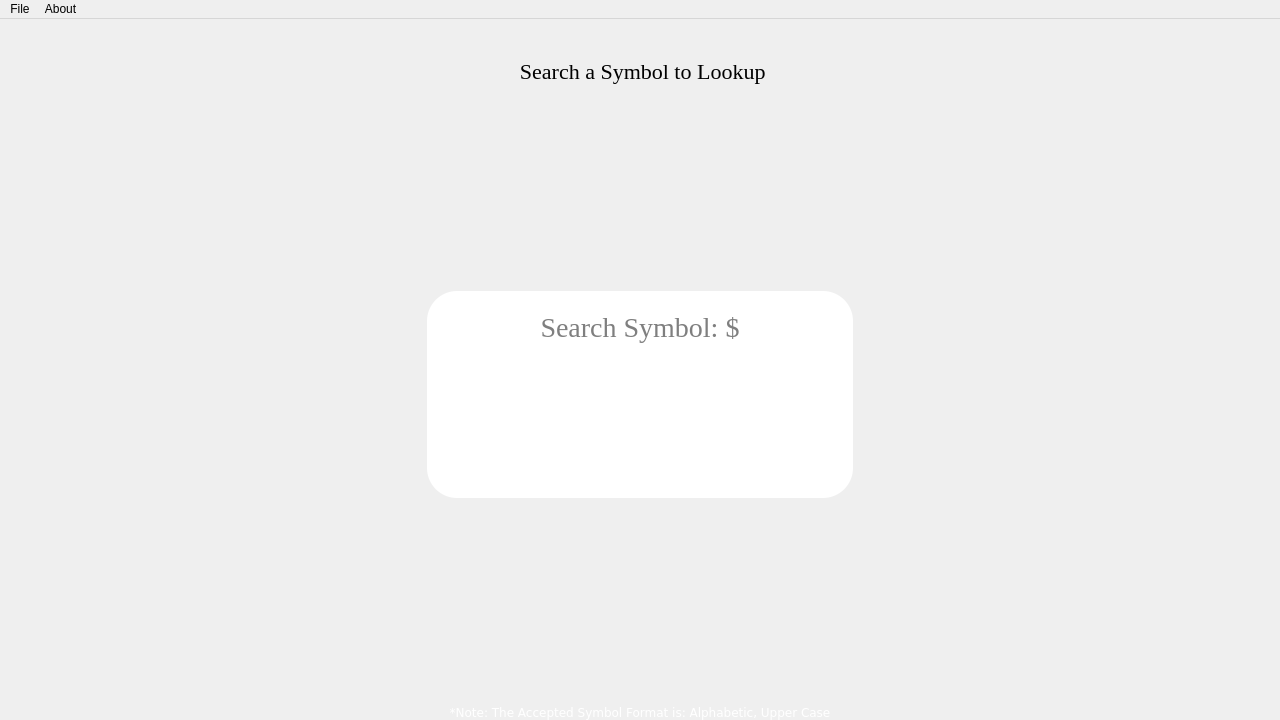
<?xml version="1.0" encoding="UTF-8"?>
<ui version="4.0">
 <class>MainWindow</class>
 <widget class="QMainWindow" name="MainWindow">
  <property name="geometry">
   <rect>
    <x>0</x>
    <y>0</y>
    <width>1280</width>
    <height>720</height>
   </rect>
  </property>
  <property name="sizePolicy">
   <sizepolicy hsizetype="Preferred" vsizetype="Preferred">
    <horstretch>0</horstretch>
    <verstretch>0</verstretch>
   </sizepolicy>
  </property>
  <property name="minimumSize">
   <size>
    <width>720</width>
    <height>480</height>
   </size>
  </property>
  <property name="windowTitle">
   <string>Qt Market Viewer</string>
  </property>
  <property name="styleSheet">
   <string notr="true">#searchSymbolPage
{
	border-image: url(:/files/img/mainWindowBackground.png) 0 0 0 0 stretch stretch;
}


/*
	sharesAndCurrentPriceHorizontalLayout
*/

#staticUnrealizedTotalLabel, #dynamicUnrealizedTotalLabel, #staticSharesOwnedLabel, #dynamicSharesOwnedLabel, #staticAccountBalanceLabel, #staticAvailableFundsLabel, #dynamicAccountBalanceLabel, #dynamicAvailableFundsLabel
{
	border: 1px solid gray;
	font-size:20px;
	font-family: Calibri;
	font-style: normal;
	font-weight: 400;
}

#staticCurrentPriceLabel, #staticHighPriceLabel, #staticLowPriceLabel, #staticVolumeLabel, #staticOpenPriceLabel, #staticClosePriceLabel,
#dynamicCurrentPriceLabel, #dynamicHighPriceLabel, #dynamicLowPriceLabel, #dynamicVolumeLabel, #dynamicOpenPriceLabel, #dynamicClosePriceLabel
{
	border: 1px solid gray;
}

/*
	Buy and Sell Buttons
*/
#buyButton, #sellButton
{
	border-bottom: none;
	border-top:none;
	color: white;
	background-color: Grey;
	font-size:20px;
	font-family: Calibri;
}


#buyButton:hover, #sellButton:hover
{
	background-color:white;
	color:black;
}

#symbolSearchLineEdit
{
	font-size: 28px;
	font-family: Georgia;
	border: 1px, Bblack;
}

#symbolSearchBanner
{
	color:black;
	font-size: 22px;
	font-family: Georgia;
}

#symbolListResults
{

	color:black;
	font-size: 22px;
	font-family: Verdana;
	background-color:white;
}

#noticeLabel
{
	color:white;
	font-size: 12px;
	font-family: Verdana;
}

#groupBox
{
	background-color:white;
	border-radius: 30px;
}</string>
  </property>
  <widget class="QWidget" name="centralwidget">
   <layout class="QVBoxLayout" name="verticalLayout_2">
    <property name="spacing">
     <number>0</number>
    </property>
    <property name="leftMargin">
     <number>0</number>
    </property>
    <property name="topMargin">
     <number>0</number>
    </property>
    <property name="rightMargin">
     <number>0</number>
    </property>
    <property name="bottomMargin">
     <number>0</number>
    </property>
    <item>
     <widget class="QStackedWidget" name="searchAndViewSymbolStackedWidget">
      <property name="lineWidth">
       <number>0</number>
      </property>
      <property name="currentIndex">
       <number>0</number>
      </property>
      <widget class="QWidget" name="searchSymbolPage">
       <layout class="QVBoxLayout" name="verticalLayout_3">
        <property name="spacing">
         <number>0</number>
        </property>
        <property name="leftMargin">
         <number>0</number>
        </property>
        <property name="topMargin">
         <number>0</number>
        </property>
        <property name="rightMargin">
         <number>0</number>
        </property>
        <property name="bottomMargin">
         <number>0</number>
        </property>
        <item>
         <spacer name="topSearchSymbolPageVerticalSpacer">
          <property name="orientation">
           <enum>Qt::Vertical</enum>
          </property>
          <property name="sizeType">
           <enum>QSizePolicy::Preferred</enum>
          </property>
          <property name="sizeHint" stdset="0">
           <size>
            <width>20</width>
            <height>40</height>
           </size>
          </property>
         </spacer>
        </item>
        <item>
         <widget class="QLabel" name="symbolSearchBanner">
          <property name="sizePolicy">
           <sizepolicy hsizetype="Preferred" vsizetype="Minimum">
            <horstretch>0</horstretch>
            <verstretch>0</verstretch>
           </sizepolicy>
          </property>
          <property name="text">
           <string> Search a Symbol to Lookup</string>
          </property>
          <property name="alignment">
           <set>Qt::AlignCenter</set>
          </property>
         </widget>
        </item>
        <item>
         <spacer name="middleSearchSymbolPageVerticalSpacer">
          <property name="orientation">
           <enum>Qt::Vertical</enum>
          </property>
          <property name="sizeType">
           <enum>QSizePolicy::MinimumExpanding</enum>
          </property>
          <property name="sizeHint" stdset="0">
           <size>
            <width>20</width>
            <height>40</height>
           </size>
          </property>
         </spacer>
        </item>
        <item>
         <layout class="QHBoxLayout" name="symbolSearchAndResultHorizontalLayout">
          <property name="spacing">
           <number>0</number>
          </property>
          <property name="topMargin">
           <number>0</number>
          </property>
          <property name="bottomMargin">
           <number>0</number>
          </property>
          <item>
           <spacer name="leftSymbolListResultHSpacer">
            <property name="orientation">
             <enum>Qt::Horizontal</enum>
            </property>
            <property name="sizeType">
             <enum>QSizePolicy::MinimumExpanding</enum>
            </property>
            <property name="sizeHint" stdset="0">
             <size>
              <width>40</width>
              <height>20</height>
             </size>
            </property>
           </spacer>
          </item>
          <item>
           <widget class="QGroupBox" name="groupBox">
            <property name="enabled">
             <bool>true</bool>
            </property>
            <property name="sizePolicy">
             <sizepolicy hsizetype="MinimumExpanding" vsizetype="MinimumExpanding">
              <horstretch>0</horstretch>
              <verstretch>0</verstretch>
             </sizepolicy>
            </property>
            <property name="title">
             <string/>
            </property>
            <property name="flat">
             <bool>false</bool>
            </property>
            <layout class="QVBoxLayout" name="verticalLayout_4">
             <property name="spacing">
              <number>0</number>
             </property>
             <property name="leftMargin">
              <number>20</number>
             </property>
             <property name="topMargin">
              <number>20</number>
             </property>
             <property name="rightMargin">
              <number>20</number>
             </property>
             <property name="bottomMargin">
              <number>20</number>
             </property>
             <item>
              <widget class="QLineEdit" name="symbolSearchLineEdit">
               <property name="sizePolicy">
                <sizepolicy hsizetype="Minimum" vsizetype="Minimum">
                 <horstretch>0</horstretch>
                 <verstretch>0</verstretch>
                </sizepolicy>
               </property>
               <property name="mouseTracking">
                <bool>true</bool>
               </property>
               <property name="text">
                <string/>
               </property>
               <property name="maxLength">
                <number>32767</number>
               </property>
               <property name="frame">
                <bool>false</bool>
               </property>
               <property name="alignment">
                <set>Qt::AlignCenter</set>
               </property>
               <property name="placeholderText">
                <string>Search Symbol: $</string>
               </property>
               <property name="cursorMoveStyle">
                <enum>Qt::VisualMoveStyle</enum>
               </property>
               <property name="clearButtonEnabled">
                <bool>true</bool>
               </property>
              </widget>
             </item>
             <item>
              <widget class="QListView" name="symbolListResults">
               <property name="sizePolicy">
                <sizepolicy hsizetype="MinimumExpanding" vsizetype="MinimumExpanding">
                 <horstretch>0</horstretch>
                 <verstretch>0</verstretch>
                </sizepolicy>
               </property>
               <property name="frameShape">
                <enum>QFrame::NoFrame</enum>
               </property>
               <property name="frameShadow">
                <enum>QFrame::Plain</enum>
               </property>
               <property name="verticalScrollBarPolicy">
                <enum>Qt::ScrollBarAlwaysOff</enum>
               </property>
               <property name="horizontalScrollBarPolicy">
                <enum>Qt::ScrollBarAlwaysOff</enum>
               </property>
               <property name="sizeAdjustPolicy">
                <enum>QAbstractScrollArea::AdjustToContentsOnFirstShow</enum>
               </property>
               <property name="editTriggers">
                <set>QAbstractItemView::NoEditTriggers</set>
               </property>
               <property name="tabKeyNavigation">
                <bool>true</bool>
               </property>
               <property name="showDropIndicator" stdset="0">
                <bool>false</bool>
               </property>
               <property name="selectionBehavior">
                <enum>QAbstractItemView::SelectRows</enum>
               </property>
               <property name="flow">
                <enum>QListView::TopToBottom</enum>
               </property>
               <property name="resizeMode">
                <enum>QListView::Fixed</enum>
               </property>
               <property name="spacing">
                <number>10</number>
               </property>
               <property name="itemAlignment">
                <set>Qt::AlignHCenter|Qt::AlignJustify</set>
               </property>
              </widget>
             </item>
            </layout>
           </widget>
          </item>
          <item>
           <spacer name="rightSymbolListResultHSpacer">
            <property name="orientation">
             <enum>Qt::Horizontal</enum>
            </property>
            <property name="sizeType">
             <enum>QSizePolicy::MinimumExpanding</enum>
            </property>
            <property name="sizeHint" stdset="0">
             <size>
              <width>40</width>
              <height>20</height>
             </size>
            </property>
           </spacer>
          </item>
         </layout>
        </item>
        <item>
         <spacer name="bottomSearchSymbolPageVerticalSpacer">
          <property name="orientation">
           <enum>Qt::Vertical</enum>
          </property>
          <property name="sizeType">
           <enum>QSizePolicy::Expanding</enum>
          </property>
          <property name="sizeHint" stdset="0">
           <size>
            <width>20</width>
            <height>40</height>
           </size>
          </property>
         </spacer>
        </item>
        <item>
         <widget class="QLabel" name="noticeLabel">
          <property name="sizePolicy">
           <sizepolicy hsizetype="Preferred" vsizetype="Minimum">
            <horstretch>0</horstretch>
            <verstretch>0</verstretch>
           </sizepolicy>
          </property>
          <property name="text">
           <string>*Note: The Accepted Symbol Format is: Alphabetic, Upper Case</string>
          </property>
          <property name="alignment">
           <set>Qt::AlignCenter</set>
          </property>
         </widget>
        </item>
       </layout>
      </widget>
      <widget class="QWidget" name="viewSymbolPage">
       <layout class="QVBoxLayout" name="verticalLayout">
        <property name="spacing">
         <number>0</number>
        </property>
        <property name="leftMargin">
         <number>0</number>
        </property>
        <property name="topMargin">
         <number>10</number>
        </property>
        <property name="rightMargin">
         <number>0</number>
        </property>
        <property name="bottomMargin">
         <number>0</number>
        </property>
        <item>
         <widget class="QLabel" name="chartPlaceHolderLabel">
          <property name="sizePolicy">
           <sizepolicy hsizetype="Preferred" vsizetype="MinimumExpanding">
            <horstretch>0</horstretch>
            <verstretch>0</verstretch>
           </sizepolicy>
          </property>
          <property name="text">
           <string>Chart PLaceholder</string>
          </property>
          <property name="alignment">
           <set>Qt::AlignCenter</set>
          </property>
         </widget>
        </item>
        <item>
         <layout class="QGridLayout" name="stockInfoGrid">
          <property name="topMargin">
           <number>0</number>
          </property>
          <property name="bottomMargin">
           <number>0</number>
          </property>
          <property name="spacing">
           <number>0</number>
          </property>
          <item row="3" column="4">
           <widget class="QLabel" name="dynamicOpenPriceLabel">
            <property name="text">
             <string>0.0</string>
            </property>
            <property name="alignment">
             <set>Qt::AlignCenter</set>
            </property>
            <property name="margin">
             <number>10</number>
            </property>
           </widget>
          </item>
          <item row="2" column="1">
           <widget class="QLabel" name="staticHighPriceLabel">
            <property name="font">
             <font>
              <stylestrategy>PreferDefault</stylestrategy>
             </font>
            </property>
            <property name="text">
             <string>High</string>
            </property>
            <property name="alignment">
             <set>Qt::AlignCenter</set>
            </property>
           </widget>
          </item>
          <item row="2" column="4">
           <widget class="QLabel" name="staticOpenPriceLabel">
            <property name="text">
             <string>Open</string>
            </property>
            <property name="alignment">
             <set>Qt::AlignCenter</set>
            </property>
           </widget>
          </item>
          <item row="3" column="3">
           <widget class="QLabel" name="dynamicVolumeLabel">
            <property name="text">
             <string>0.0</string>
            </property>
            <property name="alignment">
             <set>Qt::AlignCenter</set>
            </property>
            <property name="margin">
             <number>10</number>
            </property>
           </widget>
          </item>
          <item row="2" column="0">
           <widget class="QLabel" name="staticCurrentPriceLabel">
            <property name="sizePolicy">
             <sizepolicy hsizetype="Preferred" vsizetype="Preferred">
              <horstretch>0</horstretch>
              <verstretch>0</verstretch>
             </sizepolicy>
            </property>
            <property name="font">
             <font>
              <stylestrategy>PreferDefault</stylestrategy>
             </font>
            </property>
            <property name="text">
             <string>Current Price</string>
            </property>
            <property name="alignment">
             <set>Qt::AlignCenter</set>
            </property>
           </widget>
          </item>
          <item row="3" column="5">
           <widget class="QLabel" name="dynamicClosePriceLabel">
            <property name="text">
             <string>0.0</string>
            </property>
            <property name="alignment">
             <set>Qt::AlignCenter</set>
            </property>
            <property name="margin">
             <number>10</number>
            </property>
           </widget>
          </item>
          <item row="3" column="1">
           <widget class="QLabel" name="dynamicHighPriceLabel">
            <property name="text">
             <string>0.0</string>
            </property>
            <property name="alignment">
             <set>Qt::AlignCenter</set>
            </property>
            <property name="margin">
             <number>10</number>
            </property>
           </widget>
          </item>
          <item row="3" column="2">
           <widget class="QLabel" name="dynamicLowPriceLabel">
            <property name="text">
             <string>0.0</string>
            </property>
            <property name="alignment">
             <set>Qt::AlignCenter</set>
            </property>
            <property name="margin">
             <number>10</number>
            </property>
           </widget>
          </item>
          <item row="2" column="2">
           <widget class="QLabel" name="staticLowPriceLabel">
            <property name="text">
             <string>Low</string>
            </property>
            <property name="alignment">
             <set>Qt::AlignCenter</set>
            </property>
           </widget>
          </item>
          <item row="2" column="5">
           <widget class="QLabel" name="staticClosePriceLabel">
            <property name="text">
             <string>Close</string>
            </property>
            <property name="alignment">
             <set>Qt::AlignCenter</set>
            </property>
           </widget>
          </item>
          <item row="2" column="3">
           <widget class="QLabel" name="staticVolumeLabel">
            <property name="text">
             <string>Volume</string>
            </property>
            <property name="alignment">
             <set>Qt::AlignCenter</set>
            </property>
           </widget>
          </item>
          <item row="3" column="0">
           <widget class="QLabel" name="dynamicCurrentPriceLabel">
            <property name="text">
             <string>0.0</string>
            </property>
            <property name="alignment">
             <set>Qt::AlignCenter</set>
            </property>
            <property name="margin">
             <number>10</number>
            </property>
           </widget>
          </item>
         </layout>
        </item>
        <item>
         <layout class="QGridLayout" name="briefAccountInfoGrid">
          <property name="topMargin">
           <number>0</number>
          </property>
          <property name="bottomMargin">
           <number>0</number>
          </property>
          <property name="spacing">
           <number>0</number>
          </property>
          <item row="0" column="1">
           <widget class="QLabel" name="dynamicAvailableFundsLabel">
            <property name="text">
             <string>0.0</string>
            </property>
            <property name="alignment">
             <set>Qt::AlignCenter</set>
            </property>
           </widget>
          </item>
          <item row="0" column="3">
           <widget class="QLabel" name="dynamicAccountBalanceLabel">
            <property name="text">
             <string>0.0</string>
            </property>
            <property name="alignment">
             <set>Qt::AlignCenter</set>
            </property>
           </widget>
          </item>
          <item row="0" column="2">
           <widget class="QLabel" name="staticAccountBalanceLabel">
            <property name="text">
             <string>AccountBalance:</string>
            </property>
            <property name="alignment">
             <set>Qt::AlignCenter</set>
            </property>
           </widget>
          </item>
          <item row="0" column="0">
           <widget class="QLabel" name="staticAvailableFundsLabel">
            <property name="text">
             <string>Available Funds:</string>
            </property>
            <property name="alignment">
             <set>Qt::AlignCenter</set>
            </property>
           </widget>
          </item>
          <item row="1" column="0">
           <widget class="QLabel" name="staticSharesOwnedLabel">
            <property name="sizePolicy">
             <sizepolicy hsizetype="Preferred" vsizetype="Preferred">
              <horstretch>0</horstretch>
              <verstretch>0</verstretch>
             </sizepolicy>
            </property>
            <property name="font">
             <font>
              <family>Calibri</family>
              <pointsize>-1</pointsize>
              <weight>50</weight>
              <italic>false</italic>
              <bold>false</bold>
              <kerning>true</kerning>
             </font>
            </property>
            <property name="text">
             <string>Shares Owned:</string>
            </property>
            <property name="alignment">
             <set>Qt::AlignCenter</set>
            </property>
           </widget>
          </item>
          <item row="1" column="1">
           <widget class="QLabel" name="dynamicSharesOwnedLabel">
            <property name="sizePolicy">
             <sizepolicy hsizetype="Preferred" vsizetype="Preferred">
              <horstretch>0</horstretch>
              <verstretch>0</verstretch>
             </sizepolicy>
            </property>
            <property name="text">
             <string>0</string>
            </property>
            <property name="alignment">
             <set>Qt::AlignCenter</set>
            </property>
           </widget>
          </item>
          <item row="1" column="2">
           <widget class="QLabel" name="staticUnrealizedTotalLabel">
            <property name="sizePolicy">
             <sizepolicy hsizetype="Preferred" vsizetype="Preferred">
              <horstretch>0</horstretch>
              <verstretch>0</verstretch>
             </sizepolicy>
            </property>
            <property name="text">
             <string>Unrealized Total: </string>
            </property>
            <property name="alignment">
             <set>Qt::AlignCenter</set>
            </property>
           </widget>
          </item>
          <item row="1" column="3">
           <widget class="QLabel" name="dynamicUnrealizedTotalLabel">
            <property name="sizePolicy">
             <sizepolicy hsizetype="Preferred" vsizetype="Preferred">
              <horstretch>0</horstretch>
              <verstretch>0</verstretch>
             </sizepolicy>
            </property>
            <property name="font">
             <font>
              <family>Calibri</family>
              <pointsize>-1</pointsize>
              <weight>50</weight>
              <italic>false</italic>
              <bold>false</bold>
             </font>
            </property>
            <property name="text">
             <string>0.0</string>
            </property>
            <property name="alignment">
             <set>Qt::AlignCenter</set>
            </property>
           </widget>
          </item>
         </layout>
        </item>
        <item>
         <layout class="QHBoxLayout" name="buySellHorizontalLayout">
          <property name="spacing">
           <number>0</number>
          </property>
          <property name="sizeConstraint">
           <enum>QLayout::SetNoConstraint</enum>
          </property>
          <item>
           <widget class="QPushButton" name="buyButton">
            <property name="sizePolicy">
             <sizepolicy hsizetype="Preferred" vsizetype="Minimum">
              <horstretch>0</horstretch>
              <verstretch>0</verstretch>
             </sizepolicy>
            </property>
            <property name="text">
             <string>Simulate Buy</string>
            </property>
            <property name="flat">
             <bool>false</bool>
            </property>
           </widget>
          </item>
          <item>
           <widget class="QPushButton" name="sellButton">
            <property name="sizePolicy">
             <sizepolicy hsizetype="Preferred" vsizetype="Minimum">
              <horstretch>0</horstretch>
              <verstretch>0</verstretch>
             </sizepolicy>
            </property>
            <property name="text">
             <string>Simulate Sell</string>
            </property>
           </widget>
          </item>
         </layout>
        </item>
       </layout>
      </widget>
     </widget>
    </item>
   </layout>
  </widget>
  <widget class="QMenuBar" name="menuBar">
   <property name="geometry">
    <rect>
     <x>0</x>
     <y>0</y>
     <width>1280</width>
     <height>26</height>
    </rect>
   </property>
   <widget class="QMenu" name="menuFile">
    <property name="title">
     <string>File</string>
    </property>
    <addaction name="actionNew"/>
    <addaction name="actionLoad"/>
    <addaction name="actionSave"/>
    <addaction name="separator"/>
    <addaction name="actionQuit"/>
   </widget>
   <widget class="QMenu" name="menuAbout">
    <property name="title">
     <string>About</string>
    </property>
    <addaction name="actionAbout"/>
    <addaction name="actionTerms_Of_Service"/>
   </widget>
   <addaction name="menuFile"/>
   <addaction name="menuAbout"/>
  </widget>
  <action name="actionNew">
   <property name="text">
    <string>New</string>
   </property>
  </action>
  <action name="actionLoad">
   <property name="text">
    <string>Load</string>
   </property>
  </action>
  <action name="actionQuit">
   <property name="text">
    <string>Exit</string>
   </property>
  </action>
  <action name="actionSave">
   <property name="text">
    <string>Save</string>
   </property>
  </action>
  <action name="actionAbout">
   <property name="text">
    <string>About</string>
   </property>
  </action>
  <action name="actionTerms_Of_Service">
   <property name="text">
    <string>Terms Of Service</string>
   </property>
  </action>
 </widget>
 <resources/>
 <connections/>
</ui>
